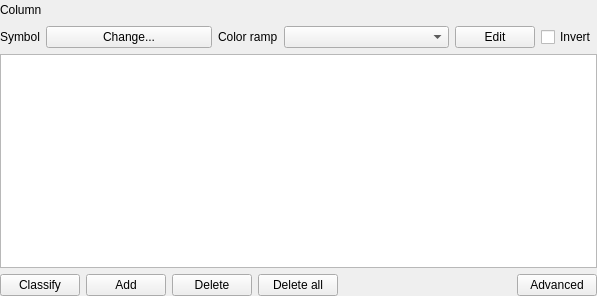
<?xml version="1.0" encoding="UTF-8"?>
<ui version="4.0">
 <class>CategorizedSymbolRendererV2Widget</class>
 <widget class="QWidget" name="CategorizedSymbolRendererV2Widget">
  <property name="geometry">
   <rect>
    <x>0</x>
    <y>0</y>
    <width>597</width>
    <height>296</height>
   </rect>
  </property>
  <layout class="QVBoxLayout" name="verticalLayout">
   <property name="leftMargin">
    <number>0</number>
   </property>
   <property name="topMargin">
    <number>0</number>
   </property>
   <property name="rightMargin">
    <number>0</number>
   </property>
   <property name="bottomMargin">
    <number>0</number>
   </property>
   <item>
    <layout class="QHBoxLayout" name="horizontalLayout_2">
     <item>
      <widget class="QLabel" name="label_3">
       <property name="text">
        <string>Column</string>
       </property>
      </widget>
     </item>
     <item>
      <widget class="QgsFieldExpressionWidget" name="mExpressionWidget" native="true">
       <property name="maximumSize">
        <size>
         <width>500</width>
         <height>16777215</height>
        </size>
       </property>
      </widget>
     </item>
     <item>
      <spacer name="horizontalSpacer">
       <property name="orientation">
        <enum>Qt::Horizontal</enum>
       </property>
       <property name="sizeType">
        <enum>QSizePolicy::Expanding</enum>
       </property>
       <property name="sizeHint" stdset="0">
        <size>
         <width>40</width>
         <height>20</height>
        </size>
       </property>
      </spacer>
     </item>
    </layout>
   </item>
   <item>
    <layout class="QHBoxLayout" name="horizontalLayout">
     <item>
      <widget class="QLabel" name="label_9">
       <property name="text">
        <string>Symbol</string>
       </property>
      </widget>
     </item>
     <item>
      <widget class="QPushButton" name="btnChangeCategorizedSymbol">
       <property name="sizePolicy">
        <sizepolicy hsizetype="Minimum" vsizetype="Fixed">
         <horstretch>1</horstretch>
         <verstretch>0</verstretch>
        </sizepolicy>
       </property>
       <property name="text">
        <string>Change...</string>
       </property>
      </widget>
     </item>
     <item>
      <widget class="QLabel" name="label_10">
       <property name="text">
        <string>Color ramp</string>
       </property>
      </widget>
     </item>
     <item>
      <widget class="QgsColorRampComboBox" name="cboCategorizedColorRamp">
       <property name="sizePolicy">
        <sizepolicy hsizetype="Minimum" vsizetype="Fixed">
         <horstretch>1</horstretch>
         <verstretch>0</verstretch>
        </sizepolicy>
       </property>
      </widget>
     </item>
     <item>
      <widget class="QPushButton" name="mButtonEditRamp">
       <property name="text">
        <string>Edit</string>
       </property>
      </widget>
     </item>
     <item>
      <widget class="QCheckBox" name="cbxInvertedColorRamp">
       <property name="text">
        <string>Invert</string>
       </property>
      </widget>
     </item>
    </layout>
   </item>
   <item>
    <widget class="QTreeView" name="viewCategories">
     <property name="contextMenuPolicy">
      <enum>Qt::CustomContextMenu</enum>
     </property>
     <property name="dragDropMode">
      <enum>QAbstractItemView::InternalMove</enum>
     </property>
     <property name="defaultDropAction">
      <enum>Qt::IgnoreAction</enum>
     </property>
     <property name="selectionMode">
      <enum>QAbstractItemView::ExtendedSelection</enum>
     </property>
     <property name="iconSize">
      <size>
       <width>16</width>
       <height>16</height>
      </size>
     </property>
     <property name="rootIsDecorated">
      <bool>false</bool>
     </property>
     <property name="itemsExpandable">
      <bool>false</bool>
     </property>
     <property name="sortingEnabled">
      <bool>true</bool>
     </property>
     <property name="allColumnsShowFocus">
      <bool>true</bool>
     </property>
    </widget>
   </item>
   <item>
    <layout class="QHBoxLayout" name="horizontalLayout_3">
     <item>
      <widget class="QPushButton" name="btnAddCategories">
       <property name="text">
        <string>Classify</string>
       </property>
      </widget>
     </item>
     <item>
      <widget class="QPushButton" name="btnAddCategory">
       <property name="text">
        <string>Add</string>
       </property>
      </widget>
     </item>
     <item>
      <widget class="QPushButton" name="btnDeleteCategories">
       <property name="text">
        <string>Delete</string>
       </property>
      </widget>
     </item>
     <item>
      <widget class="QPushButton" name="btnDeleteAllCategories">
       <property name="text">
        <string>Delete all</string>
       </property>
      </widget>
     </item>
     <item>
      <spacer>
       <property name="orientation">
        <enum>Qt::Horizontal</enum>
       </property>
       <property name="sizeHint" stdset="0">
        <size>
         <width>40</width>
         <height>20</height>
        </size>
       </property>
      </spacer>
     </item>
     <item>
      <widget class="QPushButton" name="btnAdvanced">
       <property name="text">
        <string>Advanced</string>
       </property>
      </widget>
     </item>
    </layout>
   </item>
  </layout>
 </widget>
 <customwidgets>
  <customwidget>
   <class>QgsFieldExpressionWidget</class>
   <extends>QWidget</extends>
   <header location="global">qgsfieldexpressionwidget.h</header>
   <container>1</container>
  </customwidget>
  <customwidget>
   <class>QgsColorRampComboBox</class>
   <extends>QComboBox</extends>
   <header>qgscolorrampcombobox.h</header>
  </customwidget>
 </customwidgets>
 <tabstops>
  <tabstop>btnChangeCategorizedSymbol</tabstop>
  <tabstop>cboCategorizedColorRamp</tabstop>
  <tabstop>mButtonEditRamp</tabstop>
  <tabstop>cbxInvertedColorRamp</tabstop>
  <tabstop>viewCategories</tabstop>
  <tabstop>btnAddCategories</tabstop>
  <tabstop>btnAddCategory</tabstop>
  <tabstop>btnDeleteCategories</tabstop>
  <tabstop>btnDeleteAllCategories</tabstop>
  <tabstop>btnAdvanced</tabstop>
 </tabstops>
 <resources/>
 <connections/>
</ui>
